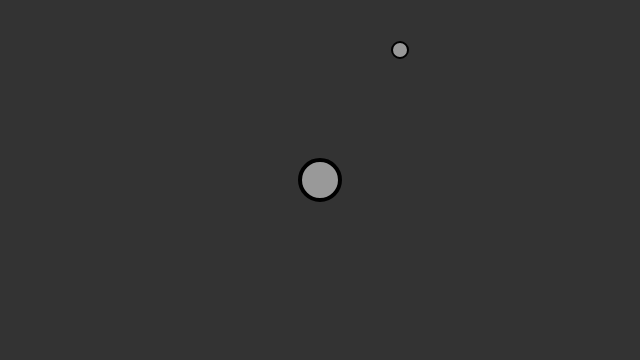
Frame 1 (no input)
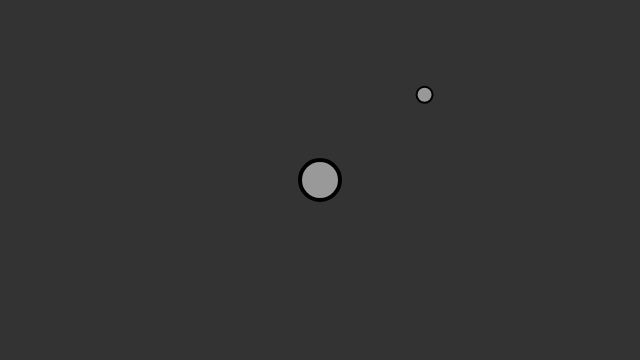
Frame 60 (no input)
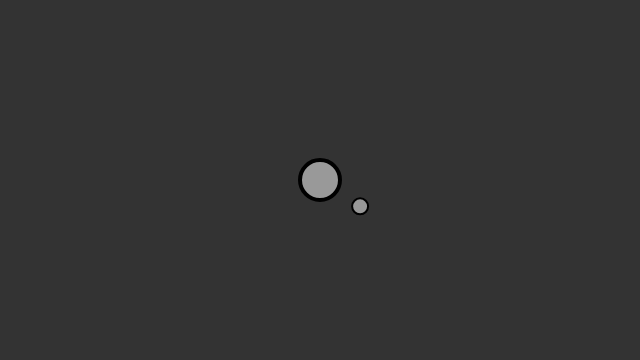
Frame 120 (the mouse pressed at the canvas centre since frame 60)

The p5.js sketch that drew these frames (run headless with seeded random() and noise() and a simulated clock; from frame 60 on, the mouse is pressed at the canvas centre):

// p5.js sketch
// ── sketch.js
//The Nature of Code
//Elvin Ciqueira
//natureofcode.com

//One particle, one attractor
let particle;
let attractor;

function setup() {
  createCanvas(640, 360);
  particle = new Particle();
  attractor = new Attractor(width / 2, height / 2);
}

function draw() {
  background(51);

  //Atractor attracts partcile
  let force = attractor.calculateAttraction(particle);
  particle.applyForce(force);

  particle.display();
  particle.update();

  attractor.display();
}

// ── attractor.js
//The Nature of code
//Elvin Ciqueira
//natureofcode.com

let Attractor = function() {
  this.position = createVector(width / 2, height / 2);
  this.mass = 20;
  this.G = 1;

  this.calculateAttraction = function(p) {
    //Calculate direction of the force
    let force = p5.Vector.sub(this.position, p.position);
    //Distance between two objects
    let distance = force.mag();
    //Artificial constraint
    distance = constrain(distance, 5, 25);
    //Normalize vector
    force.normalize();
    //Calculate the gravitational force
    let strength = (this.G * this.mass * p.mass) / (distance * distance);
    //Get force vector ---> magnitude * direction
    force.mult(strength);
    return force;
  };

  //Method to display
  this.display = function() {
    ellipseMode(CENTER);
    strokeWeight(4);
    stroke(0);
    ellipse(this.position.x, this.position.y, this.mass * 2, this.mass * 2);
  };
};

// ── particle.js
//The Nature of Code
//Elvin Ciqueira
//natureofcode.com

let Particle = function() {
  this.position = createVector(400, 50);
  this.velocity = createVector(1, 0);
  this.acceleration = createVector(0, 0);
  this.mass = 1;

  //Newton's 2nd law: F = M * A
  // or A = F / M
  this.applyForce = function(force) {
    let f = p5.Vector.div(force, this.mass);
    this.acceleration.add(f);
  };

  this.update = function() {
    //Velocity changes according to acceleration
    this.velocity.add(this.acceleration);
    //Position changes by velocity
    this.position.add(this.velocity);
    //We must clear acceleration each frame
    this.acceleration.mult(0);
  };

  this.display = function() {
    stroke(0);
    strokeWeight(2);
    fill(255, 127);
    ellipse(this.position.x, this.position.y, this.mass * 16, this.mass * 16);
  };
};
